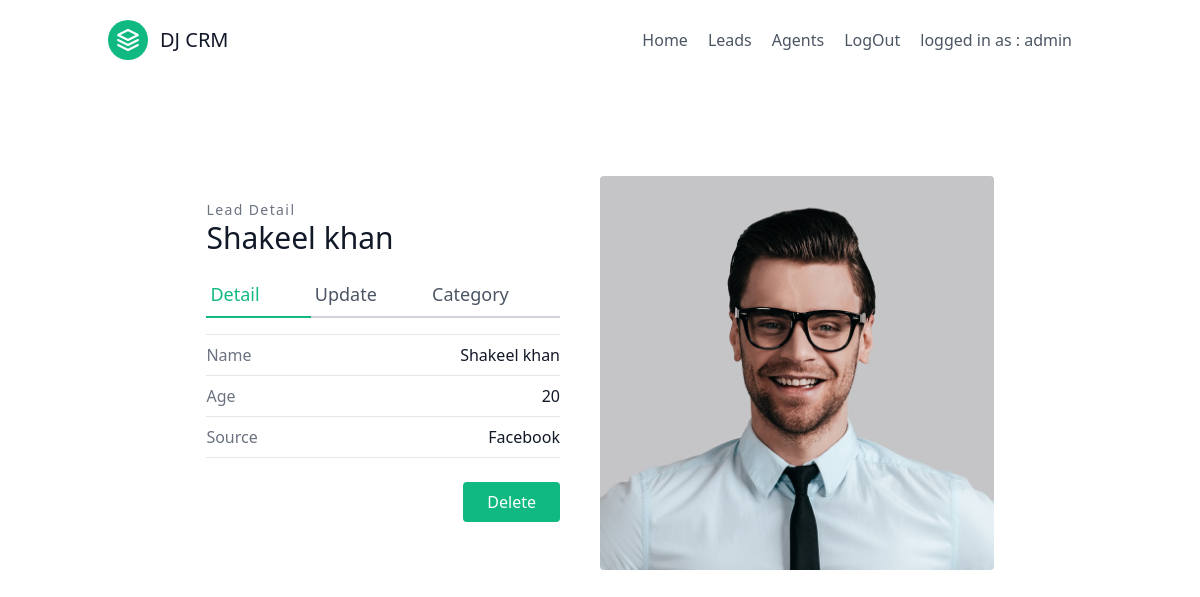
/leads/lead_detail/1/ (signed in), run on the app's committed database.
### leads/models.py (models this page shows, shortened)
class User(AbstractUser):
    is_orgnaizer = models.BooleanField(default=False , null=True )
    is_agent = models.BooleanField(default=False , null=True )

class Lead(models.Model):
    SOURCE_CHOICES = (
        ('Facebook','Facebook'),
        ('Google','Google'),
        ('Youtube','Youtube'),
        ('Twitter','Twitter'),
    )
    first_name = models.CharField(max_length=255)
    last_name = models.CharField(max_length=255)
    age = models.IntegerField()
    sources = models.CharField(choices=SOURCE_CHOICES,max_length=255)
    agent = models.ForeignKey ("Agent", null=True, blank=True, on_delete=models.SET_NULL)
    organization = models.ForeignKey ("UserProfile", null=True, blank=True, on_delete=models.SET_NULL)
    category = models.ForeignKey ("Category", related_name="leads" , null=True, blank=True, on_delete=models.SET_NULL)
    date = models.DateTimeField(auto_now_add=True)
    discription = models.TextField(max_length=255)
    phone = models.CharField(max_length=255)
    email = models.EmailField()
    photo = models.ImageField(upload_to='profile_pictures/',null=True, blank=True)

### leads/views.py (the view)
# urls.py: path('lead_detail/<int:pk>/', views.LeadDetailView.as_view() , name = 'lead_detail'),
class LeadDetailView(LoginRequiredMixin,DetailView):
    template_name = 'leads/lead_detail.html'
    context_object_name = 'lead'
    def get_queryset(self):
        user = self.request.user
        if user.is_orgnaizer:
            queryset = Lead.objects.filter(organization=user.userprofile)
        else :
            queryset = Lead.objects.filter(organization=user.agent.organization)
            queryset = queryset.filter(agent__user=self.request.user)
        return queryset

### leads/templates/leads/lead_detail.html
{% extends "base.html" %}
{% block content %}
<section class="text-gray-600 body-font overflow-hidden">
    <div class="container px-5 py-24 mx-auto">
      <div class="lg:w-4/5 mx-auto flex flex-wrap">
        <div class="lg:w-1/2 w-full lg:pr-10 lg:py-6 mb-6 lg:mb-0">
          <h2 class="text-sm title-font text-gray-500 tracking-widest">Lead Detail </h2>
          <h1 class="text-gray-900 text-3xl title-font font-medium mb-4"> {{lead.first_name}} {{lead.last_name}}</h1>
          <div class="flex mb-4">
            <a class="flex-grow text-green-500 border-b-2 border-green-500 py-2 text-lg px-1" href="{% url 'lead_detail' lead.pk %}">Detail</a>
            <a class="flex-grow border-b-2 border-gray-300 py-2 text-lg px-1" href="{% url 'lead_update' lead.pk %}">Update</a>
            <a class="flex-grow border-b-2 border-gray-300 py-2 text-lg px-1" href="{% url 'category_update' lead.pk %}">Category</a>
          </div>
          <div class="flex border-t border-gray-200 py-2">
            <span class="text-gray-500">Name</span>
            <span class="ml-auto text-gray-900">{{lead.first_name}} {{lead.last_name}}</span>
          </div>
          <div class="flex border-t border-gray-200 py-2">
            <span class="text-gray-500">Age</span>
            <span class="ml-auto text-gray-900">{{lead.age}}</span>
          </div>
          <div class="flex border-t border-b mb-6 border-gray-200 py-2">
            <span class="text-gray-500">Source</span>
            <span class="ml-auto text-gray-900">{{lead.sources}}</span>
          </div>
          <div class="flex">
            <button class="flex ml-auto text-white bg-green-500 border-0 py-2 px-6 focus:outline-none hover:bg-green-600 rounded"><a href="{% url 'lead_delete' lead.pk %}"> Delete</a></button>
          </div>
        </div>
        <img alt="ecommerce" class="lg:w-1/2 w-full lg:h-auto h-64 object-cover object-center rounded" src="{{lead.photo.url}}">
      </div>
    </div>
  </section>
{% endblock  %}

### templates/includes/navebar.html
<header class="text-gray-600 body-font">
    <div class="container mx-auto flex flex-wrap p-5 flex-col md:flex-row items-center">
      <a class="flex title-font font-medium items-center text-gray-900 mb-4 md:mb-0">
        <svg xmlns="http://www.w3.org/2000/svg" fill="none" stroke="currentColor" stroke-linecap="round" stroke-linejoin="round" stroke-width="2" class="w-10 h-10 text-white p-2 bg-green-500 rounded-full" viewBox="0 0 24 24">
          <path d="M12 2L2 7l10 5 10-5-10-5zM2 17l10 5 10-5M2 12l10 5 10-5"></path>
        </svg>
        <span class="ml-3 text-xl">DJ CRM</span>
      </a>
      <nav class="md:ml-auto flex flex-wrap items-center text-base justify-center">
        <a class="mr-5 hover:text-gray-900" href="{% url 'home'%}">Home</a>
        {% if request.user.is_authenticated  %}
        <a class="mr-5 hover:text-gray-900" href="{% url 'lead_list' %}">Leads</a>
        {% if request.user.is_orgnaizer %}
          <a class="mr-5 hover:text-gray-900" href="{% url 'agent_list'%}">Agents</a>
        {% endif %}
          <a class="mr-5 hover:text-gray-900" href = "{% url 'logout'%}">LogOut</a>
          <a class="mr-5 hover:text-gray-900">logged in as : {{request.user.username}}</a>
        {% else %}
          <a class="mr-5 hover:text-gray-900"  href = "{% url 'signup'%}">Signup</a>
          <a class="mr-5 hover:text-gray-900" href = "{% url 'login'%}" >Login</a>
        {% endif %}
      </nav>
    </div>
  </header>

### data on the page
User: user.username "admin"
Lead: first_name "Shakeel", last_name "khan", age "20", sources "Facebook", photo (picture)
